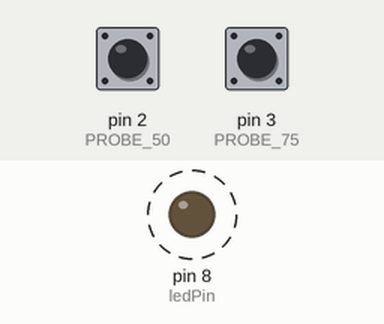
This sketch was run on a simulated Arduino Uno, built with avr-gcc and run on an emulated ATmega328P. On the bench: output pins drawn as LEDs (lit = HIGH). Dashed ring = blinking. The inputs (shaded band) are chosen by the test bench; at power-on: pin 2 (PROBE_50) HIGH, pin 3 (PROBE_75) HIGH. What the sketch prints to the serial monitor is not drawn.

Above: at 1.2 s.
Timing chart, 0 to 6.6 s (numbered marks = the images above):
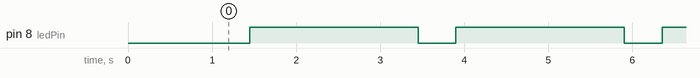

The sketch:

sketch_sep14e.ino
```cpp
#include <RCSwitch.h>

RCSwitch transmitter;

// Matches your working test code (TX on Pin 4)
const int TX_PIN = 4;
const int ledPin = 8; // Onboard Blue LED (Active LOW)

// Water level probe pins (Moved 100% probe to Pin 0 so Pin 4 is free for TX)
const int PROBE_25  = 1;
const int PROBE_50  = 2;
const int PROBE_75  = 3;
const int PROBE_100 = 0;

unsigned long packetCount = 0;

void setup() {
  Serial.begin(115200);
  delay(1000);

  pinMode(ledPin, OUTPUT);
  digitalWrite(ledPin, HIGH);

  // Configure water level probes
  pinMode(PROBE_25, INPUT_PULLUP);
  pinMode(PROBE_50, INPUT_PULLUP);
  pinMode(PROBE_75, INPUT_PULLUP);
  pinMode(PROBE_100, INPUT_PULLUP);

  // --- EXACT WORKING TEST CODE INITIALIZATION ---
  transmitter.enableTransmit(TX_PIN);
  transmitter.setRepeatTransmit(5);

  Serial.println("ESP32-C3 Super Mini TX Ready");
}

void loop() {
  int water_level = 0;
  unsigned long commandToSend = 12300; // Base command like 12345 (12300 = 0%)

  // Read water probes (Highest wet probe takes priority)
  if (digitalRead(PROBE_100) == LOW) {
    water_level = 100;
    commandToSend = 12400;
  }
  else if (digitalRead(PROBE_75) == LOW) {
    water_level = 75;
    commandToSend = 12375;
  }
  else if (digitalRead(PROBE_50) == LOW) {
    water_level = 50;
    commandToSend = 12350;
  }
  else if (digitalRead(PROBE_25) == LOW) {
    water_level = 25;
    commandToSend = 12325;
  }

  packetCount++;

  // Flash LED and send 24-bit command exactly like your working test code
  digitalWrite(ledPin, LOW);
  transmitter.send(commandToSend, 24);
  digitalWrite(ledPin, HIGH);

  Serial.print("[Packet #");
  Serial.print(packetCount);
  Serial.print("] Water Level: ");
  Serial.print(water_level);
  Serial.print("% -> Sent command: ");
  Serial.println(commandToSend);

  delay(2000); // Send update every 2 seconds
}
```

Measured:
- by itself, pin 8 (ledPin): alternates HIGH for 2.0 s and LOW for 0.45 s
